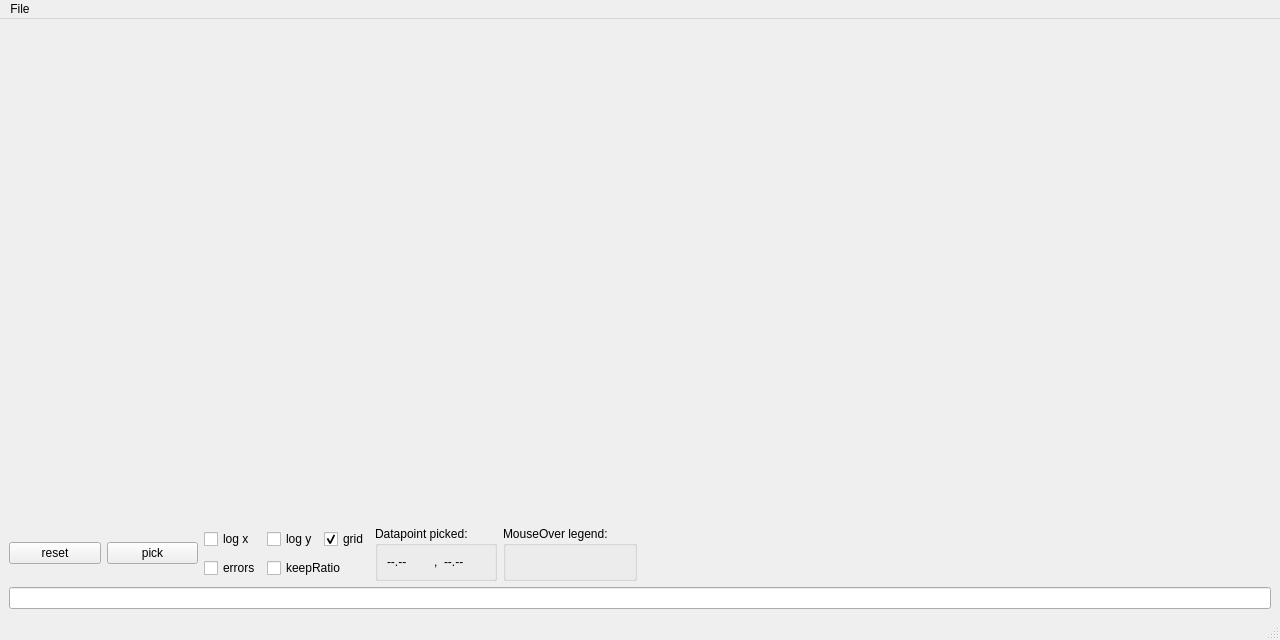
<?xml version="1.0" encoding="UTF-8"?>
<ui version="4.0">
 <class>MainWindow</class>
 <widget class="QMainWindow" name="MainWindow">
  <property name="geometry">
   <rect>
    <x>0</x>
    <y>0</y>
    <width>1280</width>
    <height>640</height>
   </rect>
  </property>
  <property name="windowTitle">
   <string>GR Demo (Qt)</string>
  </property>
  <widget class="QWidget" name="centralwidget">
   <layout class="QVBoxLayout" name="verticalLayout">
    <item>
     <layout class="QHBoxLayout" name="horizontalLayout_6">
      <item>
       <layout class="QVBoxLayout" name="verticalLayout_5">
        <item>
         <widget class="InteractiveGRWidget" name="_gr" native="true">
          <property name="sizePolicy">
           <sizepolicy hsizetype="Expanding" vsizetype="Expanding">
            <horstretch>0</horstretch>
            <verstretch>0</verstretch>
           </sizepolicy>
          </property>
         </widget>
        </item>
        <item>
         <layout class="QHBoxLayout" name="horizontalLayout">
          <item>
           <widget class="QPushButton" name="_btnReset">
            <property name="sizePolicy">
             <sizepolicy hsizetype="Preferred" vsizetype="Fixed">
              <horstretch>0</horstretch>
              <verstretch>0</verstretch>
             </sizepolicy>
            </property>
            <property name="text">
             <string>reset</string>
            </property>
           </widget>
          </item>
          <item>
           <widget class="QPushButton" name="_btnPick">
            <property name="sizePolicy">
             <sizepolicy hsizetype="Preferred" vsizetype="Fixed">
              <horstretch>0</horstretch>
              <verstretch>0</verstretch>
             </sizepolicy>
            </property>
            <property name="text">
             <string>pick</string>
            </property>
            <property name="checkable">
             <bool>true</bool>
            </property>
           </widget>
          </item>
          <item>
           <layout class="QGridLayout" name="gridLayout">
            <item row="0" column="0">
             <widget class="QCheckBox" name="_chkLogX">
              <property name="sizePolicy">
               <sizepolicy hsizetype="Preferred" vsizetype="Fixed">
                <horstretch>0</horstretch>
                <verstretch>0</verstretch>
               </sizepolicy>
              </property>
              <property name="text">
               <string>log x</string>
              </property>
             </widget>
            </item>
            <item row="0" column="2">
             <widget class="QCheckBox" name="_chkGrid">
              <property name="sizePolicy">
               <sizepolicy hsizetype="Preferred" vsizetype="Fixed">
                <horstretch>0</horstretch>
                <verstretch>0</verstretch>
               </sizepolicy>
              </property>
              <property name="text">
               <string>grid</string>
              </property>
              <property name="checked">
               <bool>true</bool>
              </property>
             </widget>
            </item>
            <item row="0" column="1">
             <widget class="QCheckBox" name="_chkLogY">
              <property name="sizePolicy">
               <sizepolicy hsizetype="Preferred" vsizetype="Fixed">
                <horstretch>0</horstretch>
                <verstretch>0</verstretch>
               </sizepolicy>
              </property>
              <property name="text">
               <string>log y</string>
              </property>
             </widget>
            </item>
            <item row="1" column="0">
             <widget class="QCheckBox" name="_chkErr">
              <property name="text">
               <string>errors</string>
              </property>
             </widget>
            </item>
            <item row="1" column="1" colspan="2">
             <widget class="QCheckBox" name="_chkKeepRatio">
              <property name="text">
               <string>keepRatio</string>
              </property>
             </widget>
            </item>
           </layout>
          </item>
          <item>
           <widget class="QGroupBox" name="groupBox">
            <property name="sizePolicy">
             <sizepolicy hsizetype="Preferred" vsizetype="Preferred">
              <horstretch>0</horstretch>
              <verstretch>0</verstretch>
             </sizepolicy>
            </property>
            <property name="minimumSize">
             <size>
              <width>0</width>
              <height>50</height>
             </size>
            </property>
            <property name="title">
             <string>Datapoint picked:</string>
            </property>
            <layout class="QVBoxLayout" name="verticalLayout_2">
             <item>
              <layout class="QHBoxLayout" name="horizontalLayout_7">
               <item>
                <widget class="QLabel" name="_lblPickX">
                 <property name="text">
                  <string>--.--</string>
                 </property>
                </widget>
               </item>
               <item>
                <widget class="QLabel" name="_lblPickSep">
                 <property name="sizePolicy">
                  <sizepolicy hsizetype="Fixed" vsizetype="Preferred">
                   <horstretch>0</horstretch>
                   <verstretch>0</verstretch>
                  </sizepolicy>
                 </property>
                 <property name="text">
                  <string>,</string>
                 </property>
                </widget>
               </item>
               <item>
                <widget class="QLabel" name="_lblPickY">
                 <property name="sizePolicy">
                  <sizepolicy hsizetype="Preferred" vsizetype="Fixed">
                   <horstretch>0</horstretch>
                   <verstretch>0</verstretch>
                  </sizepolicy>
                 </property>
                 <property name="text">
                  <string>--.--</string>
                 </property>
                </widget>
               </item>
              </layout>
             </item>
            </layout>
           </widget>
          </item>
          <item>
           <widget class="QGroupBox" name="groupBox_2">
            <property name="title">
             <string>MouseOver legend:</string>
            </property>
            <layout class="QVBoxLayout" name="verticalLayout_3">
             <item>
              <widget class="QLabel" name="_lblOverLegend">
               <property name="text">
                <string/>
               </property>
              </widget>
             </item>
            </layout>
           </widget>
          </item>
         </layout>
        </item>
       </layout>
      </item>
      <item>
       <widget class="InteractiveGRWidget" name="_gr2" native="true">
        <property name="sizePolicy">
         <sizepolicy hsizetype="Expanding" vsizetype="Expanding">
          <horstretch>0</horstretch>
          <verstretch>0</verstretch>
         </sizepolicy>
        </property>
       </widget>
      </item>
     </layout>
    </item>
    <item>
     <widget class="QLineEdit" name="_shell"/>
    </item>
   </layout>
  </widget>
  <widget class="QMenuBar" name="_menubar">
   <property name="geometry">
    <rect>
     <x>0</x>
     <y>0</y>
     <width>1280</width>
     <height>27</height>
    </rect>
   </property>
   <widget class="QMenu" name="_menuFile">
    <property name="title">
     <string>File</string>
    </property>
    <addaction name="_actionSave"/>
    <addaction name="separator"/>
    <addaction name="_actionPrint"/>
    <addaction name="separator"/>
    <addaction name="_actionAboutQt"/>
    <addaction name="_actionQuit"/>
   </widget>
   <addaction name="_menuFile"/>
  </widget>
  <widget class="QStatusBar" name="_statusbar"/>
  <action name="_actionSave">
   <property name="text">
    <string>&amp;Save</string>
   </property>
   <property name="shortcut">
    <string>Ctrl+S</string>
   </property>
  </action>
  <action name="_actionQuit">
   <property name="text">
    <string>&amp;Quit</string>
   </property>
   <property name="shortcut">
    <string>Ctrl+Q</string>
   </property>
  </action>
  <action name="_actionPrint">
   <property name="text">
    <string>&amp;Print</string>
   </property>
   <property name="shortcut">
    <string>Ctrl+P</string>
   </property>
  </action>
  <action name="_actionAboutQt">
   <property name="text">
    <string>About Qt...</string>
   </property>
  </action>
 </widget>
 <customwidgets>
  <customwidget>
   <class>InteractiveGRWidget</class>
   <extends>QWidget</extends>
   <header>qtgr</header>
   <container>1</container>
  </customwidget>
 </customwidgets>
 <resources/>
 <connections>
  <connection>
   <sender>_actionQuit</sender>
   <signal>triggered()</signal>
   <receiver>MainWindow</receiver>
   <slot>close()</slot>
   <hints>
    <hint type="sourcelabel">
     <x>-1</x>
     <y>-1</y>
    </hint>
    <hint type="destinationlabel">
     <x>319</x>
     <y>319</y>
    </hint>
   </hints>
  </connection>
 </connections>
</ui>
